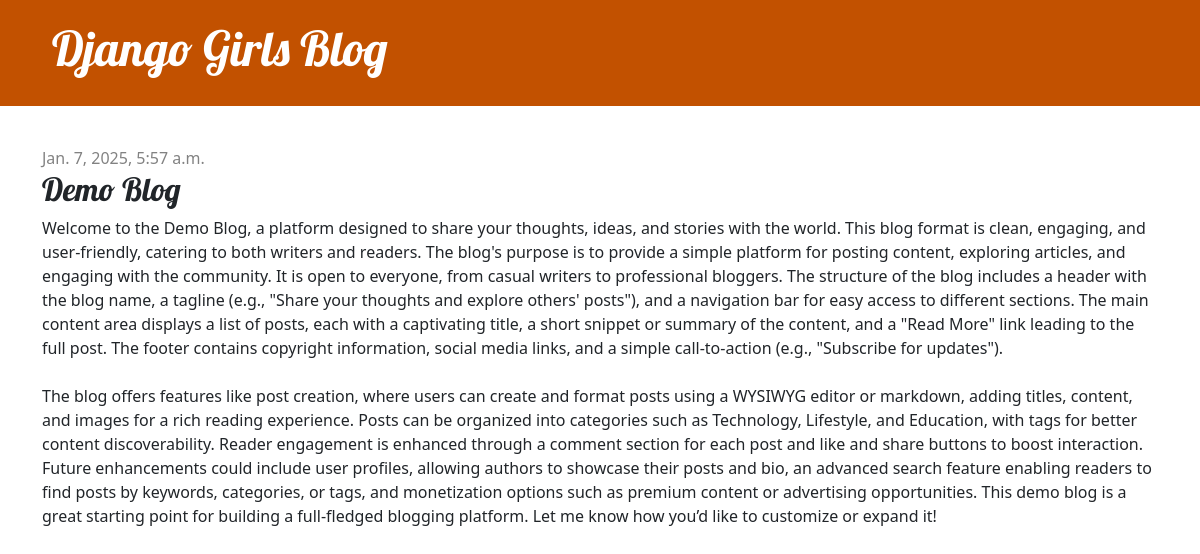
The app's page /post/1/ with its own data.
### blog/models.py (models this page shows, shortened)
class Post(models.Model):
    author = models.ForeignKey(settings.AUTH_USER_MODEL, on_delete=models.CASCADE)
    title = models.CharField(max_length=200)
    text = models.TextField()
    created_date = models.DateTimeField(default=timezone.now)
    published_date = models.DateTimeField(blank=True, null=True)

### blog/views.py (the view)
# urls.py: path('post/<int:pk>/', views.post_detail, name='post_detail'),
def post_detail(request, pk):
    post = get_object_or_404(Post, pk=pk)
    return render(request, 'blog/post_detail.html', {'post': post})

### blog/templates/blog/post_detail.html
{% extends 'blog/base.html' %}
{% block content %}
    <article class="post">
        {% if post.published_date %}
            <time class="date">
                {{ post.published_date }}
            </time>
        {% endif %}
        <h2>{{ post.title }}</h2>
        <p>{{ post.text|linebreaksbr }}</p>
    </article>
{% endblock %}

### blog/static/css/blog.css (style rules this page uses)
h1, h2, h3, h4 { font-family: 'Lobster', cursive; }
.date { color: #828282; }
.post { margin-bottom: 70px; }

### records on screen
Post: published_date "Jan. 7, 2025, 5:57 a.m.", title "Demo Blog", text "Welcome to the Demo Blog, a platform designed to share your thoughts, ideas, and stories with the world. This blog format is clean, engaging, and user-friendly, catering to both writers and readers. The blog's purpose is to provide a simple platform for posting content, exploring articles, and engaging with the community. It is open to everyone, from casual writers to professional bloggers. The structure of the blog includes a header with the blog name, a tagline (e.g., \"Share your thoughts and explore others' posts\"), and a navigation bar for easy access to different sections. The main content area displays a list of posts, each with a captivating title, a short snippet or summary of the…"
